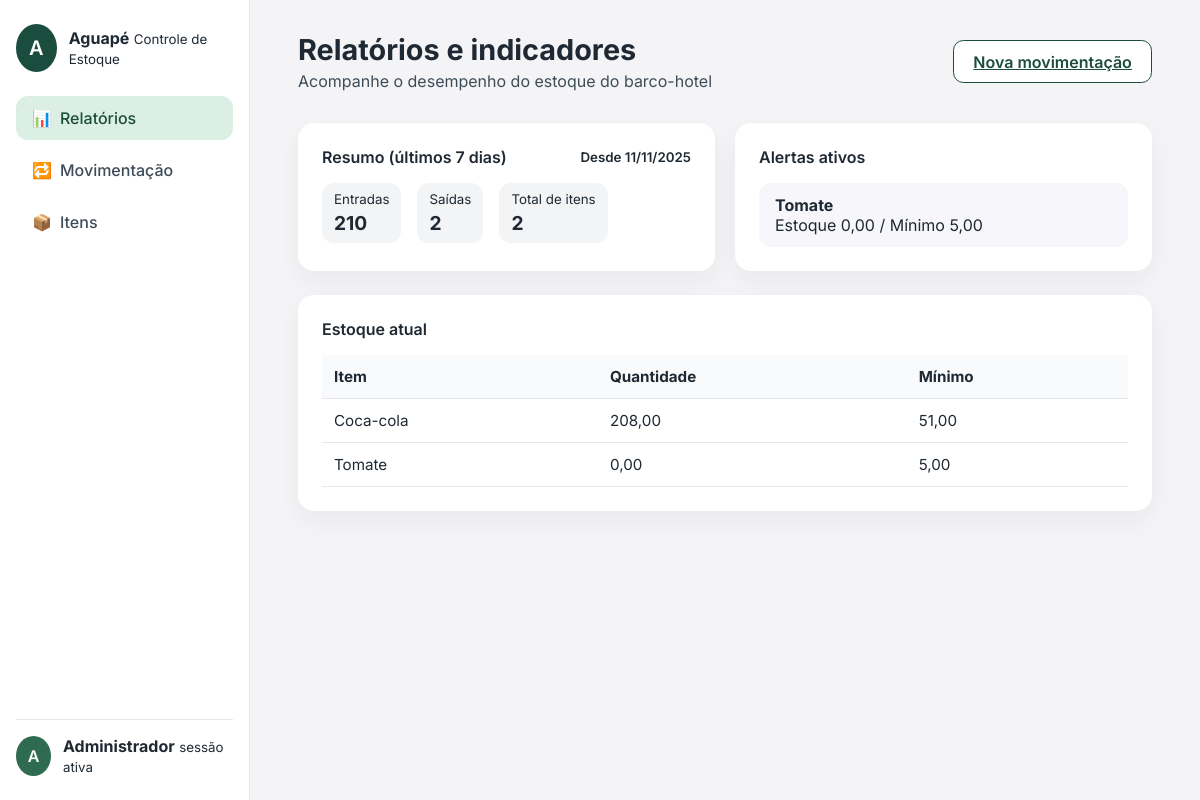
The page /relatorio/ on the database its author committed.
### controle/models.py (models this page shows, shortened)
class Item(models.Model):
    UNIDADES = [
        ("UN", "Unidade"),
        ("KG", "Quilo"),
        ("L", "Litro"),
    ]
    nome = models.CharField(max_length=120)
    codigo_estoque = models.CharField("Código de estoque", max_length=30, unique=True)
    unidade = models.CharField(max_length=2, choices=UNIDADES, default="UN")
    estoque_minimo = models.DecimalField(
        max_digits=10,
        decimal_places=2,
        validators=[MinValueValidator(Decimal("0"))],
    )
    estoque_atual = models.DecimalField(
        max_digits=10,
        decimal_places=2,
        default=0,
        validators=[MinValueValidator(Decimal("0"))],
    )
    observacao = models.TextField(blank=True)
    ativo = models.BooleanField(default=True)
    criado_em = models.DateTimeField(auto_now_add=True)
    class Meta:
        ordering = ("nome",)
    @property
    def em_alerta(self):
        return self.estoque_atual <= self.estoque_minimo

### controle/views.py (the view)
# urls.py: path("relatorio/", views.relatorio_basico, name="relatorio"),
def relatorio_basico(request):
    itens = list(Item.objects.order_by("nome"))
    ultimos_dias = timezone.now().date() - timedelta(days=7)
    totais = (
        Movimentacao.objects.filter(data__gte=ultimos_dias)
        .values("tipo")
        .annotate(total=Sum("quantidade"))
    )
    resumo_periodo = {linha["tipo"]: linha["total"] or 0 for linha in totais}
    abaixo_minimo = [item for item in itens if item.em_alerta]
    return render(
        request,
        "controle/relatorio.html",
        {
            "itens": itens,
            "resumo_periodo": resumo_periodo,
            "abaixo_minimo": abaixo_minimo,
            "periodo_inicio": ultimos_dias,
            "total_itens": len(itens),
            "ativos": sum(1 for item in itens if item.ativo),
        },
    )

### templates/controle/relatorio.html (shortened to what this page needs)
{% extends "base.html" %}
{% block page_title %}Relatórios e indicadores{% endblock %}
{% block page_subtitle %}Acompanhe o desempenho do estoque do barco-hotel{% endblock %}
{% block header_actions %}
<a class="btn btn-secondary" href="{% url 'controle:movimentacao' %}">Nova movimentação</a>
{% endblock %}
{% block content %}
<div class="grid two-columns">
    <div class="card">
        <div class="card-header">
            <span>Resumo (últimos 7 dias)</span>
            <small>Desde {{ periodo_inicio|date:"d/m/Y" }}</small>
        </div>
        <div class="badges">
            <div class="badge">
                <small>Entradas</small>
                <strong>{{ resumo_periodo.ENTRADA|default:"0" }}</strong>
            </div>
            <div class="badge">
                <small>Saídas</small>
                <strong>{{ resumo_periodo.SAIDA|default:"0" }}</strong>
            </div>
            <div class="badge">
                <small>Total de itens</small>
                <strong>{{ total_itens }}</strong>
            </div>
        </div>
    </div>
    <div class="card">
        <div class="card-header">
            <span>Alertas ativos</span>
        </div>
        <ul class="list">
            {% for item in abaixo_minimo %}
                <li>
                    <strong>{{ item.nome }}</strong><br>
                    Estoque {{ item.estoque_atual }} / Mínimo {{ item.estoque_minimo }}
                </li>
            {% empty %}
                <li>Todos os itens estão acima do mínimo.</li>
            {% endfor %}
        </ul>
    </div>
</div>
<div class="card">
    <div class="card-header">
        <span>Estoque atual</span>
    </div>
    <div class="table-responsive">
        <table>
            <thead>
                <tr>
                    <th>Item</th>
                    <th>Quantidade</th>
                    <th>Mínimo</th>
                </tr>
            </thead>
            <tbody>
                {% for item in itens %}
                    <tr>
                        <td>{{ item.nome }}</td>
                        <td>{{ item.estoque_atual }}</td>
                        <td>{{ item.estoque_minimo }}</td>
                    </tr>
                {% empty %}
                    <tr><td colspan="3">Nenhum item cadastrado.</td></tr>
                {% endfor %}
            </tbody>
        </table>
    </div>
</div>
{% endblock %}

### static/css/aguape.css (style rules this page uses)
:root { --green-700: #1b4d3e; --green-500: #2f6b50; --green-200: #dcefe5; --red-500: #c1292e; --yellow-500: #d99f1e; --gray-900: #1f2933; --gray-700: #3e4c59; --gray-100: #f4f4f6; --white: #ffffff; font-size: 16px; }
* { box-sizing: border-box; }
body { margin: 0; font-family: "Inter", system-ui, -apple-system, BlinkMacSystemFont, "Segoe UI", sans-serif; background: var(--gray-100); color: var(--gray-900); }
.btn { border: none; background: var(--green-700); color: var(--white); padding: 0.65rem 1.2rem; border-radius: 0.65rem; font-weight: 600; cursor: pointer; }
.btn-secondary { background: var(--white); color: var(--green-700); border: 1px solid var(--green-700); }
.grid { display: grid; gap: 1.25rem; }
.grid.two-columns { grid-template-columns: repeat(auto-fit, minmax(280px, 1fr)); }
.card { background: #fff; border-radius: 1rem; padding: 1.5rem; box-shadow: 0 10px 25px rgba(31, 41, 55, 0.05); }
.card-header { font-weight: 600; margin-bottom: 1rem; display: flex; justify-content: space-between; align-items: center; }
.table-responsive { overflow-x: auto; }
table { width: 100%; border-collapse: collapse; font-size: 0.95rem; }
table thead { background: #f9fafb; }
table th, table td { padding: 0.75rem 0.75rem; text-align: left; border-bottom: 1px solid #e5e7eb; vertical-align: middle; }
.badges { display: flex; gap: 1rem; flex-wrap: wrap; }
.badge { background: #f3f4f6; border-radius: 0.75rem; padding: 0.5rem 0.75rem; display: inline-flex; flex-direction: column; gap: 0.25rem; }
.badge strong { font-size: 1.2rem; }
.list { list-style: none; padding: 0; margin: 0; display: flex; flex-direction: column; gap: 0.75rem; }
.list li { background: #f7f7fb; padding: 0.75rem 1rem; border-radius: 0.75rem; }

### rows shown on the page
Item: nome "Tomate", estoque_atual "0,00", estoque_minimo "5,00"
Item: nome "Coca-cola", estoque_atual "208,00", estoque_minimo "51,00"

### other values the page prints
{{ request.user.get_username|default:"A"|slice:":1"|upper }} "A"
{{ request.user.get_username|default:"Administrador" }} "Administrador"
{{ resumo_periodo.ENTRADA|default:"0" }} "210"
{{ resumo_periodo.SAIDA|default:"0" }} "2"
{{ total_itens }} "2"
